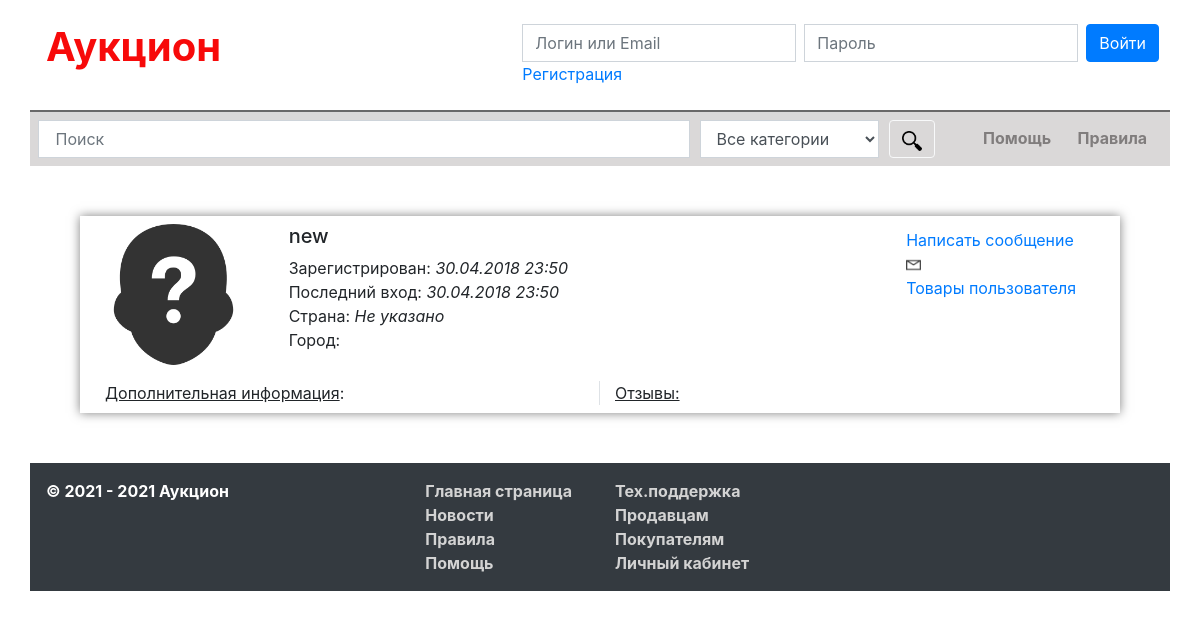
Page /profile/?id=46 on the committed database.
### tables this page shows
CREATE TABLE `users` (
  `id_users` bigint NOT NULL AUTO_INCREMENT,
  `login` varchar(30) NOT NULL,
  `password` varchar(256) NOT NULL,
  `email` varchar(50) NOT NULL,
  `rating` bigint NOT NULL,
  `date_registration` varchar(20) NOT NULL,
  `money` varchar(10) NOT NULL,
  `image` varchar(500) NOT NULL,
  `country` varchar(100) DEFAULT NULL,
  `city` varchar(100) DEFAULT NULL,
  `info` longtext,
  `last_enter` varchar(20) NOT NULL,
  PRIMARY KEY (`id_users`),
  KEY `id_users` (`id_users`)
);

### config.php (called while the page is built, shortened)
<?php
    function way()
	{
		$dir = explode('/', $_SERVER['PHP_SELF'], -1);
		if($dir[2] == ''){
			return '/';
		}else{
			return '/'.$dir[2].'/';
		}
	};
	function wayDir()
	{
		$explode = explode('/', $_SERVER['PHP_SELF'], -1);
		if($explode[1] != ''){
			return '../';
		}else{
			return '';
		}
	};
?>

### profile/index.php (the view, shortened to what this page needs)
<?php
	include_once '../config.php';
	if($_GET['id'] == '' || !isset($_GET['id'])){
		$isset_id = false;
	}else{
		$query_profile_user = mysqli_query($link, "SELECT * FROM users WHERE id_users = '". $_GET['id'] ."'");
		if(mysqli_num_rows($query_profile_user) == 0){
			$isset_id = false;
		}else{
			$profile_user = mysqli_fetch_assoc($query_profile_user);
			$isset_id = true;
		}
	}
?>
<!DOCTYPE html>
<html lang="ru">
<head>
	<link rel="stylesheet" href="../css/bootstrap.css">
	<link rel="stylesheet" href="../css/style.css">
<body class="container-fluid">
	<div class="container">
    <?php include_once '../header.php'; ?>
    <div class="mainblock">
    	<?php
    		if($isset_id){
    			echo '<div class="profile_user">
		    		<div class="d-flex flex-row p-2">
						<div class="col-md-2"><img src="'.wayDir().'img/img-user/id-' .$profile_user["image"]. '.jpg" width="100%" height="100%" class="avatar"></div>
						<div class="col-md-10 row mx-0">
							<div class="col-md-9">
								<div class="h5">'. $profile_user['login'] .'</div>
								<div>Зарегистрирован: <i>'. $profile_user['date_registration'] .'</i></div>
								<div>Последний вход: <i>'. $profile_user['last_enter'] .'</i></div>
								<div>Страна: <i>';
									$country = ['Не указано', 'Россия'];
									$i = 0;
									foreach ($country as $ctry) {
										if($profile_user['country'] == $i) echo $ctry;
										$i++;
									}
								echo '</i></div>
								<div>Город: <i>';
								echo '</i></div>
							</div>
							<div class="col-md-3 pt-1">';
								if($_COOKIE['login'] != $profile_user['login']) echo '<div><a href="'. way() .'cabinet/index.php?nav=msg&id='. $profile_user["id_users"] .'">Написать сообщение <img src="' .wayDir(). 'img/message.png" width="15" height="15" style="padding-bottom: 1px;"></a></div>';
								echo '<div><a href="'. way() .'lot/index.php?search=&category=0&user='. $profile_user["id_users"] .'">Товары пользователя <img src="' .wayDir(). 'img/goods.jpg" width="15" height="15" style="padding-bottom: 1px;"></a></div>
							</div>
						</div>
					</div>
					<div class="row pb-2 mt-2">
						<div class="col-md-6 border-right" style="padding-left: 40px;"><u>Дополнительная информация</u>: <br>'. $profile_user['info'] .'</div>
						<div class="col-md-6"><u>Отзывы:</u></div>
					</div>
		    	</div>';
    		}else{
    			echo '<div class="h4 my-4">Такого пользователя не существует</div>';
    		}
    	?>
	</div>
    <?php include_once '../footer.php';
    ?>
	</div>
</body>
</html>

### css/style.css (style rules this page uses)
.profile_user { box-shadow: 0 0 10px rgba(0,0,0,0.5); margin: 50px; }

### rows in the picture
users: login "new", date_registration "30.04.2018 23:50", last_enter "30.04.2018 23:50"

### other values in the picture
$ctry "Не указано"
